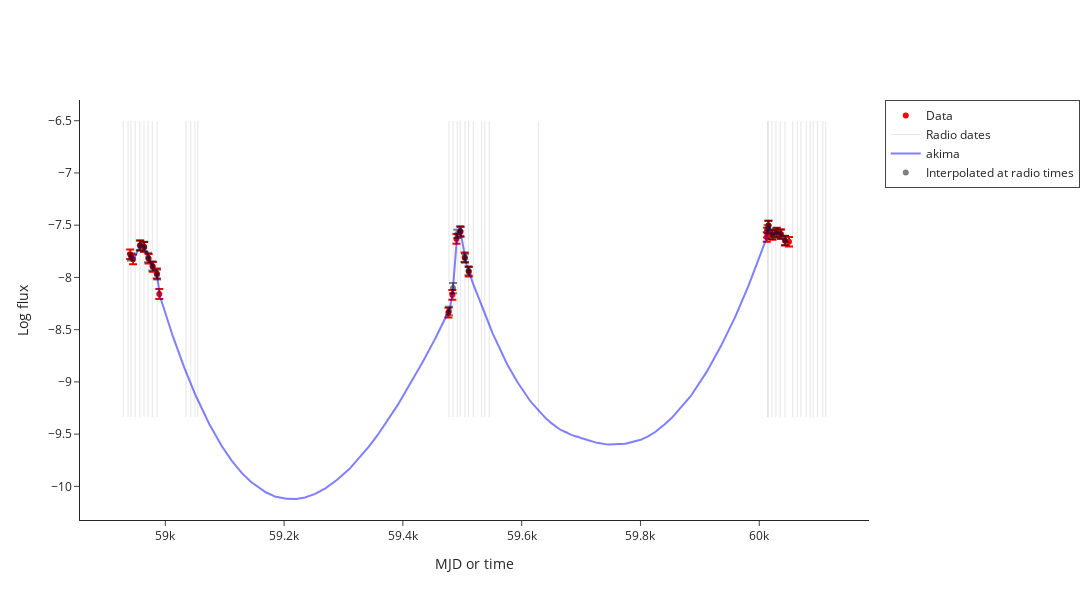

The code cell stored with this chart in its notebook:
### Markdown cell above
# Interpolated

### Code cell
interpolated_data = make_interpolated_Lr_Lx_df(radio_df, xray_df, source_df, plotly=True)

### Figure 1 — Plotly figure (JSON) as saved in the notebook; plotly's stock layout.template omitted (floating-point values rounded to 4 significant figures; data arrays with more than 128 entries replaced by an {"elided": "..."} marker saying what was removed)
{"data": [{"error_y": {"array": [0.046, 0.04619, 0.04601, 0.04599, 0.04612, 0.04624, 0.0477, 0.04872, 0.04611, 0.04607, 0.04593, 0.0459, 0.04601, 0.04602, 0.04597, 0.0458, 0.04584, 0.04588, 0.04591, 0.04588, 0.04588, 0.04602], "type": "data", "visible": true}, "marker": {"color": "red"}, "mode": "markers", "name": "Data", "type": "scatter", "x": [58940.0, 58950.0, 58960.0, 58960.0, 58970.0, 58980.0, 58990.0, 58990.0, 59480.0, 59480.0, 59490.0, 59500.0, 59500.0, 59510.0, 60010.0, 60010.0, 60020.0, 60020.0, 60030.0, 60040.0, 60040.0, 60050.0], "y": [-7.778, -7.827, -7.693, -7.708, -7.822, -7.899, -7.962, -8.159, -8.336, -8.167, -7.632, -7.564, -7.807, -7.946, -7.613, -7.571, -7.503, -7.593, -7.57, -7.587, -7.649, -7.658]}, {"marker": {"color": "red", "symbol": "triangle-down"}, "mode": "markers", "name": "3-sigma upper limits", "type": "scatter", "x": [], "y": []}, {"line": {"color": "black", "dash": "solid", "width": 1}, "mode": "lines", "name": "Radio dates", "opacity": 0.1, "showlegend": true, "type": "scatter", "x": [58930.0, 58930.0], "y": [-9.336, -6.503]}, {"line": {"color": "black", "dash": "solid", "width": 1}, "mode": "lines", "opacity": 0.1, "showlegend": false, "type": "scatter", "x": [58940.0, 58940.0], "y": [-9.336, -6.503]}, {"line": {"color": "black", "dash": "solid", "width": 1}, "mode": "lines", "opacity": 0.1, "showlegend": false, "type": "scatter", "x": [58940.0, 58940.0], "y": [-9.336, -6.503]}, {"line": {"color": "black", "dash": "solid", "width": 1}, "mode": "lines", "opacity": 0.1, "showlegend": false, "type": "scatter", "x": [58950.0, 58950.0], "y": [-9.336, -6.503]}, {"line": {"color": "black", "dash": "solid", "width": 1}, "mode": "lines", "opacity": 0.1, "showlegend": false, "type": "scatter", "x": [58960.0, 58960.0], "y": [-9.336, -6.503]}, {"line": {"color": "black", "dash": "solid", "width": 1}, "mode": "lines", "opacity": 0.1, "showlegend": false, "type": "scatter", "x": [58960.0, 58960.0], "y": [-9.336, -6.503]}, {"line": {"color": "black", "dash": "solid", "width": 1}, "mode": "lines", "opacity": 0.1, "showlegend": false, "type": "scatter", "x": [58970.0, 58970.0], "y": [-9.336, -6.503]}, {"line": {"color": "black", "dash": "solid", "width": 1}, "mode": "lines", "opacity": 0.1, "showlegend": false, "type": "scatter", "x": [58980.0, 58980.0], "y": [-9.336, -6.503]}, {"line": {"color": "black", "dash": "solid", "width": 1}, "mode": "lines", "opacity": 0.1, "showlegend": false, "type": "scatter", "x": [58990.0, 58990.0], "y": [-9.336, -6.503]}, {"line": {"color": "black", "dash": "solid", "width": 1}, "mode": "lines", "opacity": 0.1, "showlegend": false, "type": "scatter", "x": [59030.0, 59030.0], "y": [-9.336, -6.503]}, {"line": {"color": "black", "dash": "solid", "width": 1}, "mode": "lines", "opacity": 0.1, "showlegend": false, "type": "scatter", "x": [59040.0, 59040.0], "y": [-9.336, -6.503]}, {"line": {"color": "black", "dash": "solid", "width": 1}, "mode": "lines", "opacity": 0.1, "showlegend": false, "type": "scatter", "x": [59050.0, 59050.0], "y": [-9.336, -6.503]}, {"line": {"color": "black", "dash": "solid", "width": 1}, "mode": "lines", "opacity": 0.1, "showlegend": false, "type": "scatter", "x": [59050.0, 59050.0], "y": [-9.336, -6.503]}, {"line": {"color": "black", "dash": "solid", "width": 1}, "mode": "lines", "opacity": 0.1, "showlegend": false, "type": "scatter", "x": [59480.0, 59480.0], "y": [-9.336, -6.503]}, {"line": {"color": "black", "dash": "solid", "width": 1}, "mode": "lines", "opacity": 0.1, "showlegend": false, "type": "scatter", "x": [59480.0, 59480.0], "y": [-9.336, -6.503]}, {"line": {"color": "black", "dash": "solid", "width": 1}, "mode": "lines", "opacity": 0.1, "showlegend": false, "type": "scatter", "x": [59490.0, 59490.0], "y": [-9.336, -6.503]}, {"line": {"color": "black", "dash": "solid", "width": 1}, "mode": "lines", "opacity": 0.1, "showlegend": false, "type": "scatter", "x": [59500.0, 59500.0], "y": [-9.336, -6.503]}, {"line": {"color": "black", "dash": "solid", "width": 1}, "mode": "lines", "opacity": 0.1, "showlegend": false, "type": "scatter", "x": [59500.0, 59500.0], "y": [-9.336, -6.503]}, {"line": {"color": "black", "dash": "solid", "width": 1}, "mode": "lines", "opacity": 0.1, "showlegend": false, "type": "scatter", "x": [59510.0, 59510.0], "y": [-9.336, -6.503]}, {"line": {"color": "black", "dash": "solid", "width": 1}, "mode": "lines", "opacity": 0.1, "showlegend": false, "type": "scatter", "x": [59520.0, 59520.0], "y": [-9.336, -6.503]}, {"line": {"color": "black", "dash": "solid", "width": 1}, "mode": "lines", "opacity": 0.1, "showlegend": false, "type": "scatter", "x": [59530.0, 59530.0], "y": [-9.336, -6.503]}, {"line": {"color": "black", "dash": "solid", "width": 1}, "mode": "lines", "opacity": 0.1, "showlegend": false, "type": "scatter", "x": [59540.0, 59540.0], "y": [-9.336, -6.503]}, {"line": {"color": "black", "dash": "solid", "width": 1}, "mode": "lines", "opacity": 0.1, "showlegend": false, "type": "scatter", "x": [59550.0, 59550.0], "y": [-9.336, -6.503]}, {"line": {"color": "black", "dash": "solid", "width": 1}, "mode": "lines", "opacity": 0.1, "showlegend": false, "type": "scatter", "x": [59630.0, 59630.0], "y": [-9.336, -6.503]}, {"line": {"color": "black", "dash": "solid", "width": 1}, "mode": "lines", "opacity": 0.1, "showlegend": false, "type": "scatter", "x": [60010.0, 60010.0], "y": [-9.336, -6.503]}, {"line": {"color": "black", "dash": "solid", "width": 1}, "mode": "lines", "opacity": 0.1, "showlegend": false, "type": "scatter", "x": [60020.0, 60020.0], "y": [-9.336, -6.503]}, {"line": {"color": "black", "dash": "solid", "width": 1}, "mode": "lines", "opacity": 0.1, "showlegend": false, "type": "scatter", "x": [60020.0, 60020.0], "y": [-9.336, -6.503]}, {"line": {"color": "black", "dash": "solid", "width": 1}, "mode": "lines", "opacity": 0.1, "showlegend": false, "type": "scatter", "x": [60030.0, 60030.0], "y": [-9.336, -6.503]}, {"line": {"color": "black", "dash": "solid", "width": 1}, "mode": "lines", "opacity": 0.1, "showlegend": false, "type": "scatter", "x": [60040.0, 60040.0], "y": [-9.336, -6.503]}, {"line": {"color": "black", "dash": "solid", "width": 1}, "mode": "lines", "opacity": 0.1, "showlegend": false, "type": "scatter", "x": [60040.0, 60040.0], "y": [-9.336, -6.503]}, {"line": {"color": "black", "dash": "solid", "width": 1}, "mode": "lines", "opacity": 0.1, "showlegend": false, "type": "scatter", "x": [60060.0, 60060.0], "y": [-9.336, -6.503]}, {"line": {"color": "black", "dash": "solid", "width": 1}, "mode": "lines", "opacity": 0.1, "showlegend": false, "type": "scatter", "x": [60060.0, 60060.0], "y": [-9.336, -6.503]}, {"line": {"color": "black", "dash": "solid", "width": 1}, "mode": "lines", "opacity": 0.1, "showlegend": false, "type": "scatter", "x": [60070.0, 60070.0], "y": [-9.336, -6.503]}, {"line": {"color": "black", "dash": "solid", "width": 1}, "mode": "lines", "opacity": 0.1, "showlegend": false, "type": "scatter", "x": [60080.0, 60080.0], "y": [-9.336, -6.503]}, {"line": {"color": "black", "dash": "solid", "width": 1}, "mode": "lines", "opacity": 0.1, "showlegend": false, "type": "scatter", "x": [60090.0, 60090.0], "y": [-9.336, -6.503]}, {"line": {"color": "black", "dash": "solid", "width": 1}, "mode": "lines", "opacity": 0.1, "showlegend": false, "type": "scatter", "x": [60090.0, 60090.0], "y": [-9.336, -6.503]}, {"line": {"color": "black", "dash": "solid", "width": 1}, "mode": "lines", "opacity": 0.1, "showlegend": false, "type": "scatter", "x": [60100.0, 60100.0], "y": [-9.336, -6.503]}, {"line": {"color": "black", "dash": "solid", "width": 1}, "mode": "lines", "opacity": 0.1, "showlegend": false, "type": "scatter", "x": [60110.0, 60110.0], "y": [-9.336, -6.503]}, {"line": {"color": "black", "dash": "solid", "width": 1}, "mode": "lines", "opacity": 0.1, "showlegend": false, "type": "scatter", "x": [60110.0, 60110.0], "y": [-9.336, -6.503]}, {"line": {"color": "blue", "dash": "solid"}, "mode": "lines", "name": "akima", "opacity": 0.5, "type": "scatter", "x": {"elided": "1109 float values"}, "y": {"elided": "1109 float values"}}, {"error_y": {"array": [NaN, NaN, 0.03445, NaN, 0.04789, 0.04682, 0.04556, 0.04363, 0.04664, NaN, NaN, NaN, NaN, 0.04078, 0.04916, 0.03951, 0.04684, 0.04382, 0.04222, NaN, NaN, NaN, NaN, NaN, 0.0399, 0.04442, 0.04592, 0.04126, 0.04179, 0.0449, NaN, NaN, NaN, NaN, NaN, NaN, NaN, NaN, NaN], "type": "data", "visible": true}, "marker": {"color": "black"}, "mode": "markers", "name": "Interpolated at radio times", "opacity": 0.5, "type": "scatter", "x": [58930.0, 58940.0, 58940.0, 58950.0, 58960.0, 58960.0, 58970.0, 58980.0, 58990.0, 59030.0, 59040.0, 59050.0, 59050.0, 59480.0, 59480.0, 59490.0, 59500.0, 59500.0, 59510.0, 59520.0, 59530.0, 59540.0, 59550.0, 59630.0, 60010.0, 60020.0, 60020.0, 60030.0, 60040.0, 60040.0, 60060.0, 60060.0, 60070.0, 60080.0, 60090.0, 60090.0, 60100.0, 60110.0, 60110.0], "y": [NaN, NaN, -7.803, NaN, -7.695, -7.706, -7.809, -7.889, -7.974, NaN, NaN, NaN, NaN, -8.322, -8.102, -7.583, -7.555, -7.817, -7.936, NaN, NaN, NaN, NaN, NaN, -7.537, -7.503, -7.587, -7.571, -7.583, -7.646, NaN, NaN, NaN, NaN, NaN, NaN, NaN, NaN, NaN]}, {"marker": {"color": "black", "symbol": "triangle-down"}, "mode": "markers", "showlegend": false, "type": "scatter", "x": [], "y": []}], "layout": {"height": 600, "legend": {"borderwidth": 1}, "width": 1200, "xaxis": {"title": {"text": "MJD or time"}}, "yaxis": {"title": {"text": "Log flux"}}}}
